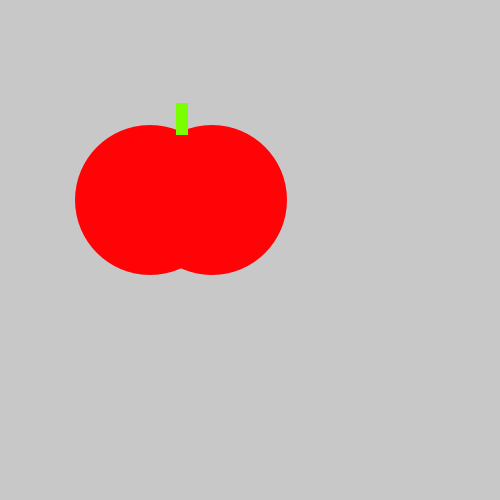
Frame 1 (no input)
Frame 60 (the mouse pressed at the canvas centre just before this capture): identical to frame 1, image omitted
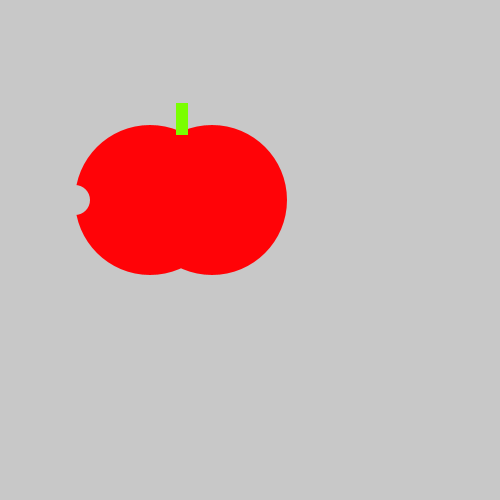
Frame 120 (the mouse held since frame 60 and released just before this capture)

The Processing sketch that drew these frames (run headless with seeded random() and noise(); from frame 60 on, the mouse is pressed at the canvas centre):

// Processing sketch: tasty_tomato
// ── tasty_tomato.pde
void setup() {
    size(500, 500);
}
void draw() {
    background(200, 200, 200);
    noStroke();
    fill(#FF0307);
    ellipse(150, 200, 150, 150);
    ellipse(212, 200, 150, 150);
    fill(#7AFF00);
    rect(176, 103, 12, 32);
    if(mousePressed){
      fill(200, 200, 200);
  ellipse(75, 200, 30, 30);
      
      
    }
}
